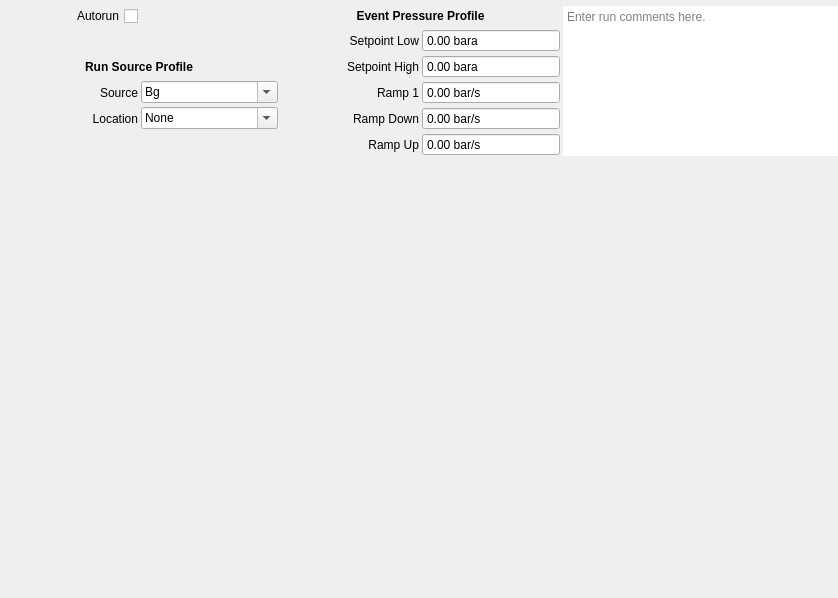
            <widget class="QWidget" name="scrollAreaWidgetContents_2">
             <property name="geometry">
              <rect>
               <x>0</x>
               <y>0</y>
               <width>838</width>
               <height>598</height>
              </rect>
             </property>
             <layout class="QVBoxLayout" name="verticalLayout_8">
              <property name="spacing">
               <number>3</number>
              </property>
              <property name="leftMargin">
               <number>0</number>
              </property>
              <property name="topMargin">
               <number>0</number>
              </property>
              <property name="rightMargin">
               <number>0</number>
              </property>
              <property name="bottomMargin">
               <number>0</number>
              </property>
              <item>
               <layout class="QGridLayout" name="comment_grid" rowstretch="0,0,0,0,0,0">
                <property name="sizeConstraint">
                 <enum>QLayout::SizeConstraint::SetDefaultConstraint</enum>
                </property>
                <property name="topMargin">
                 <number>6</number>
                </property>
                <property name="spacing">
                 <number>3</number>
                </property>
                <item row="3" column="0">
                 <widget class="QLabel" name="source_label">
                  <property name="text">
                   <string>Source</string>
                  </property>
                  <property name="alignment">
                   <set>Qt::AlignmentFlag::AlignRight|Qt::AlignmentFlag::AlignTrailing|Qt::AlignmentFlag::AlignVCenter</set>
                  </property>
                  <property name="buddy">
                   <cstring>source_box</cstring>
                  </property>
                 </widget>
                </item>
                <item row="3" column="2">
                 <widget class="QLabel" name="ev_pset_ramp1_label">
                  <property name="text">
                   <string>Ramp 1</string>
                  </property>
                  <property name="alignment">
                   <set>Qt::AlignmentFlag::AlignRight|Qt::AlignmentFlag::AlignTrailing|Qt::AlignmentFlag::AlignVCenter</set>
                  </property>
                  <property name="buddy">
                   <cstring>source_box</cstring>
                  </property>
                 </widget>
                </item>
                <item row="2" column="0" colspan="2">
                 <widget class="QLabel" name="run_source_label">
                  <property name="font">
                   <font>
                    <bold>true</bold>
                   </font>
                  </property>
                  <property name="midLineWidth">
                   <number>0</number>
                  </property>
                  <property name="text">
                   <string>Run Source Profile</string>
                  </property>
                  <property name="alignment">
                   <set>Qt::AlignmentFlag::AlignCenter</set>
                  </property>
                  <property name="buddy">
                   <cstring>source_box</cstring>
                  </property>
                 </widget>
                </item>
                <item row="1" column="3">
                 <widget class="QDoubleSpinBox" name="ev_pset_lo_box">
                  <property name="readOnly">
                   <bool>true</bool>
                  </property>
                  <property name="buttonSymbols">
                   <enum>QAbstractSpinBox::ButtonSymbols::NoButtons</enum>
                  </property>
                  <property name="suffix">
                   <string> bara</string>
                  </property>
                  <property name="minimum">
                   <double>0.000000000000000</double>
                  </property>
                  <property name="maximum">
                   <double>1000.000000000000000</double>
                  </property>
                 </widget>
                </item>
                <item row="4" column="1">
                 <widget class="QComboBox" name="source_location_box">
                  <property name="acceptDrops">
                   <bool>false</bool>
                  </property>
                  <property name="editable">
                   <bool>true</bool>
                  </property>
                  <item>
                   <property name="text">
                    <string>None</string>
                   </property>
                  </item>
                  <item>
                   <property name="text">
                    <string>Source Tube</string>
                   </property>
                  </item>
                  <item>
                   <property name="text">
                    <string>Side - Set 1</string>
                   </property>
                  </item>
                  <item>
                   <property name="text">
                    <string>Side - Set 2</string>
                   </property>
                  </item>
                 </widget>
                </item>
                <item row="1" column="2">
                 <widget class="QLabel" name="ev_pset_lo_label">
                  <property name="text">
                   <string>Setpoint Low</string>
                  </property>
                  <property name="alignment">
                   <set>Qt::AlignmentFlag::AlignRight|Qt::AlignmentFlag::AlignTrailing|Qt::AlignmentFlag::AlignVCenter</set>
                  </property>
                  <property name="buddy">
                   <cstring>source_box</cstring>
                  </property>
                 </widget>
                </item>
                <item row="4" column="2">
                 <widget class="QLabel" name="ev_pset_ramp_down_label">
                  <property name="text">
                   <string>Ramp Down</string>
                  </property>
                  <property name="alignment">
                   <set>Qt::AlignmentFlag::AlignRight|Qt::AlignmentFlag::AlignTrailing|Qt::AlignmentFlag::AlignVCenter</set>
                  </property>
                  <property name="buddy">
                   <cstring>source_box</cstring>
                  </property>
                 </widget>
                </item>
                <item row="0" column="0">
                 <widget class="QCheckBox" name="autorun_box">
                  <property name="font">
                   <font>
                    <bold>false</bold>
                   </font>
                  </property>
                  <property name="layoutDirection">
                   <enum>Qt::LayoutDirection::RightToLeft</enum>
                  </property>
                  <property name="text">
                   <string>Autorun</string>
                  </property>
                 </widget>
                </item>
                <item row="0" column="2" colspan="2">
                 <widget class="QLabel" name="ev_pressure_label">
                  <property name="font">
                   <font>
                    <bold>true</bold>
                   </font>
                  </property>
                  <property name="midLineWidth">
                   <number>0</number>
                  </property>
                  <property name="text">
                   <string>Event Pressure Profile</string>
                  </property>
                  <property name="alignment">
                   <set>Qt::AlignmentFlag::AlignCenter</set>
                  </property>
                  <property name="buddy">
                   <cstring>source_box</cstring>
                  </property>
                 </widget>
                </item>
                <item row="2" column="2">
                 <widget class="QLabel" name="ev_pset_hi_label">
                  <property name="text">
                   <string>Setpoint High</string>
                  </property>
                  <property name="alignment">
                   <set>Qt::AlignmentFlag::AlignRight|Qt::AlignmentFlag::AlignTrailing|Qt::AlignmentFlag::AlignVCenter</set>
                  </property>
                  <property name="buddy">
                   <cstring>source_box</cstring>
                  </property>
                 </widget>
                </item>
                <item row="2" column="3">
                 <widget class="QDoubleSpinBox" name="ev_pset_hi_box">
                  <property name="readOnly">
                   <bool>true</bool>
                  </property>
                  <property name="buttonSymbols">
                   <enum>QAbstractSpinBox::ButtonSymbols::NoButtons</enum>
                  </property>
                  <property name="suffix">
                   <string> bara</string>
                  </property>
                  <property name="minimum">
                   <double>0.000000000000000</double>
                  </property>
                  <property name="maximum">
                   <double>1000.000000000000000</double>
                  </property>
                 </widget>
                </item>
                <item row="4" column="0">
                 <widget class="QLabel" name="source_location_label">
                  <property name="sizePolicy">
                   <sizepolicy hsizetype="Minimum" vsizetype="Minimum">
                    <horstretch>0</horstretch>
                    <verstretch>0</verstretch>
                   </sizepolicy>
                  </property>
                  <property name="font">
                   <font>
                    <kerning>true</kerning>
                   </font>
                  </property>
                  <property name="text">
                   <string>Location</string>
                  </property>
                  <property name="alignment">
                   <set>Qt::AlignmentFlag::AlignRight|Qt::AlignmentFlag::AlignTrailing|Qt::AlignmentFlag::AlignVCenter</set>
                  </property>
                  <property name="buddy">
                   <cstring>source_location_box</cstring>
                  </property>
                 </widget>
                </item>
                <item row="4" column="3">
                 <widget class="QDoubleSpinBox" name="ev_pset_ramp_down_box">
                  <property name="readOnly">
                   <bool>true</bool>
                  </property>
                  <property name="buttonSymbols">
                   <enum>QAbstractSpinBox::ButtonSymbols::NoButtons</enum>
                  </property>
                  <property name="suffix">
                   <string> bar/s</string>
                  </property>
                  <property name="decimals">
                   <number>2</number>
                  </property>
                  <property name="minimum">
                   <double>0.000000000000000</double>
                  </property>
                  <property name="maximum">
                   <double>1000000.000000000000000</double>
                  </property>
                 </widget>
                </item>
                <item row="3" column="1">
                 <widget class="QComboBox" name="source_box">
                  <property name="editable">
                   <bool>true</bool>
                  </property>
                  <item>
                   <property name="text">
                    <string>Bg</string>
                   </property>
                  </item>
                  <item>
                   <property name="text">
                    <string>LED</string>
                   </property>
                  </item>
                  <item>
                   <property name="text">
                    <string>22Na</string>
                   </property>
                  </item>
                  <item>
                   <property name="text">
                    <string>57Co-0.1-2</string>
                   </property>
                  </item>
                  <item>
                   <property name="text">
                    <string>60Co-1.5-1</string>
                   </property>
                  </item>
                  <item>
                   <property name="text">
                    <string>88Y</string>
                   </property>
                  </item>
                  <item>
                   <property name="text">
                    <string>124Sb</string>
                   </property>
                  </item>
                  <item>
                   <property name="text">
                    <string>133Ba-0.1-3</string>
                   </property>
                  </item>
                  <item>
                   <property name="text">
                    <string>137Cs-2.3-2</string>
                   </property>
                  </item>
                  <item>
                   <property name="text">
                    <string>137Cs-3.1-69</string>
                   </property>
                  </item>
                  <item>
                   <property name="text">
                    <string>152Eu</string>
                   </property>
                  </item>
                  <item>
                   <property name="text">
                    <string>207Bi-1.3-1</string>
                   </property>
                  </item>
                  <item>
                   <property name="text">
                    <string>228Th-1.1-1</string>
                   </property>
                  </item>
                  <item>
                   <property name="text">
                    <string>241Am-0.1-29</string>
                   </property>
                  </item>
                  <item>
                   <property name="text">
                    <string>252Cf</string>
                   </property>
                  </item>
                  <item>
                   <property name="text">
                    <string>58Co-Be</string>
                   </property>
                  </item>
                  <item>
                   <property name="text">
                    <string>124Sb-Be</string>
                   </property>
                  </item>
                  <item>
                   <property name="text">
                    <string>207Bi-Be</string>
                   </property>
                  </item>
                 </widget>
                </item>
                <item row="3" column="3">
                 <widget class="QDoubleSpinBox" name="ev_pset_ramp1_box">
                  <property name="readOnly">
                   <bool>true</bool>
                  </property>
                  <property name="buttonSymbols">
                   <enum>QAbstractSpinBox::ButtonSymbols::NoButtons</enum>
                  </property>
                  <property name="suffix">
                   <string> bar/s</string>
                  </property>
                  <property name="minimum">
                   <double>0.000000000000000</double>
                  </property>
                  <property name="maximum">
                   <double>1000.000000000000000</double>
                  </property>
                 </widget>
                </item>
                <item row="5" column="2">
                 <widget class="QLabel" name="ev_pset_ramp_up_label">
                  <property name="text">
                   <string>Ramp Up</string>
                  </property>
                  <property name="alignment">
                   <set>Qt::AlignmentFlag::AlignRight|Qt::AlignmentFlag::AlignTrailing|Qt::AlignmentFlag::AlignVCenter</set>
                  </property>
                  <property name="buddy">
                   <cstring>source_box</cstring>
                  </property>
                 </widget>
                </item>
                <item row="5" column="3">
                 <widget class="QDoubleSpinBox" name="ev_pset_ramp_up_box">
                  <property name="readOnly">
                   <bool>true</bool>
                  </property>
                  <property name="buttonSymbols">
                   <enum>QAbstractSpinBox::ButtonSymbols::NoButtons</enum>
                  </property>
                  <property name="suffix">
                   <string> bar/s</string>
                  </property>
                  <property name="decimals">
                   <number>2</number>
                  </property>
                  <property name="minimum">
                   <double>0.000000000000000</double>
                  </property>
                  <property name="maximum">
                   <double>1000000.000000000000000</double>
                  </property>
                 </widget>
                </item>
                <item row="0" column="4" rowspan="6" colspan="2">
                 <widget class="QPlainTextEdit" name="comment_edit">
                  <property name="sizePolicy">
                   <sizepolicy hsizetype="Preferred" vsizetype="Preferred">
                    <horstretch>0</horstretch>
                    <verstretch>0</verstretch>
                   </sizepolicy>
                  </property>
                  <property name="font">
                   <font>
                    <kerning>true</kerning>
                   </font>
                  </property>
                  <property name="frameShape">
                   <enum>QFrame::Shape::NoFrame</enum>
                  </property>
                  <property name="sizeAdjustPolicy">
                   <enum>QAbstractScrollArea::SizeAdjustPolicy::AdjustToContents</enum>
                  </property>
                  <property name="textInteractionFlags">
                   <set>Qt::TextInteractionFlag::LinksAccessibleByKeyboard|Qt::TextInteractionFlag::LinksAccessibleByMouse|Qt::TextInteractionFlag::TextBrowserInteraction|Qt::TextInteractionFlag::TextEditable|Qt::TextInteractionFlag::TextEditorInteraction|Qt::TextInteractionFlag::TextSelectableByKeyboard|Qt::TextInteractionFlag::TextSelectableByMouse</set>
                  </property>
                  <property name="backgroundVisible">
                   <bool>false</bool>
                  </property>
                  <property name="placeholderText">
                   <string>Enter run comments here.</string>
                  </property>
                 </widget>
                </item>
               </layout>
              </item>
              <item>
               <spacer name="verticalSpacer_3">
                <property name="orientation">
                 <enum>Qt::Orientation::Vertical</enum>
                </property>
                <property name="sizeHint" stdset="0">
                 <size>
                  <width>20</width>
                  <height>40</height>
                 </size>
                </property>
               </spacer>
              </item>
             </layout>
            </widget>
